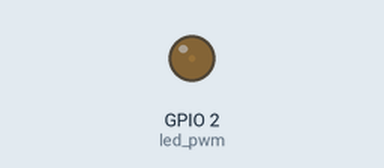
This program was run on a simulated ESP32 board running MicroPython. Shown: output pins drawn as LEDs (lit = HIGH). What the program prints to the serial console is not drawn.

Above: at 0.05 s.
At 1.25 s:
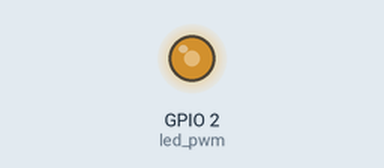
At 1.85 s:
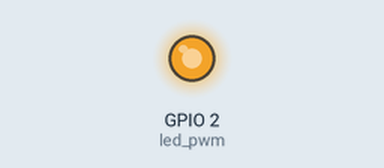
At 3.7 s:
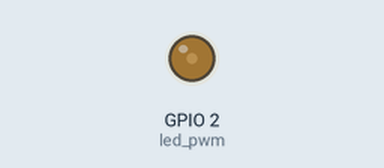
Timing chart, 0 to 5.4 s (numbered marks = the images above):
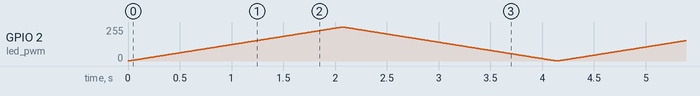

The program:

led_fade.py
```python
from machine import Pin, PWM
import time

# PWM on LED pin (GPIO 2)
led_pwm = PWM(Pin(2), freq=1000)

print("Starting ESP32 PWM Fade...")

while True:
    for i in range(0, 1024):
        led_pwm.duty(i)
        time.sleep_ms(2)
    for i in range(1023, -1, -1):
        led_pwm.duty(i)
        time.sleep_ms(2)
```
